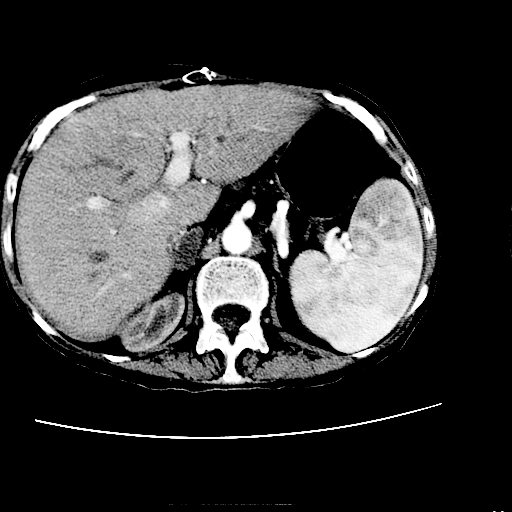
#> input picture scan.bmp, 512 x 512 px
$ python grafik_numpy.py.py
#> lines starting #> are read from the running program, lines starting #| are printed output that depends on the picture
import numpy as np
import cv2
import matplotlib.pyplot as plt

# Load image
I = cv2.imread('scan.bmp', cv2.IMREAD_GRAYSCALE)  # Load image in grayscale
#> I is the input picture: shape (512, 512); min 0, max 255, mean 57
Ny, Nx = I.shape
#> Ny = 512; Nx = 512

# Display original image
plt.figure(1)
plt.imshow(I, cmap='gray')
plt.title('Original Image')
plt.axis('off')

# Add Gaussian noise
J = I + np.random.normal(0, 0.2, I.shape).astype(np.uint8)  # Add Gaussian noise
plt.figure(2)
plt.imshow(J, cmap='gray')
plt.title('Image with Gaussian Noise')
plt.axis('off')

J = J.astype(np.float64)  # Convert to double
method = 'pm2'
K = 10
iter = 50
dt = 0.2

for i in range(iter):
    # Calculate gradient in all directions (N, S, E, W)
    In = np.vstack((J[0, :], J[:-1, :])) - J
    Is = np.vstack((J[1:, :], J[-1, :])) - J
    Ie = np.hstack((J[:, 1:], J[:, -1].reshape(-1, 1))) - J
    Iw = np.hstack((J[:, 0].reshape(-1, 1), J[:, :-1])) - J

    if method == 'pm1':
        Cn = np.exp(-(np.abs(In) / K) ** 2)
        Cs = np.exp(-(np.abs(Is) / K) ** 2)
        Ce = np.exp(-(np.abs(Ie) / K) ** 2)
        Cw = np.exp(-(np.abs(Iw) / K) ** 2)
    elif method == 'pm2':
        Cn = 1 / (1 + (np.abs(In) / K) ** 2)
        Cs = 1 / (1 + (np.abs(Is) / K) ** 2)
        Ce = 1 / (1 + (np.abs(Ie) / K) ** 2)
        Cw = 1 / (1 + (np.abs(Iw) / K) ** 2)
    else:
        raise ValueError(f'Unknown method "{method}"')

    J += dt * (Cn * In + Cs * Is + Ce * Ie + Cw * Iw)
#> this loop made 50 passes
#> pass 1, `In = np.vstack((J[0, :], J[:-1, :])) - J`:
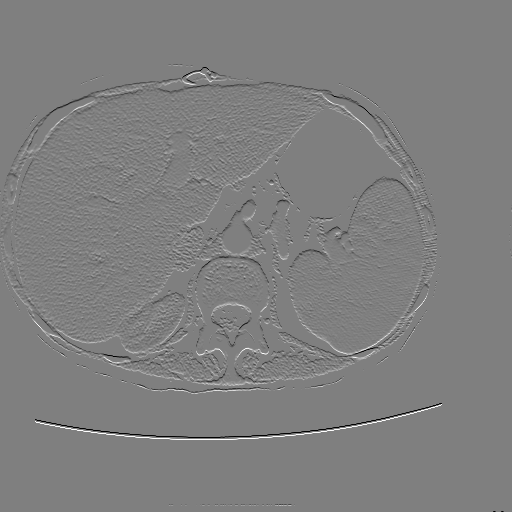
#> In: shape (512, 512) float64; min -255, max 255, mean 0; drawn with min black and max white
#> pass 1, `Is = np.vstack((J[1:, :], J[-1, :])) - J`:
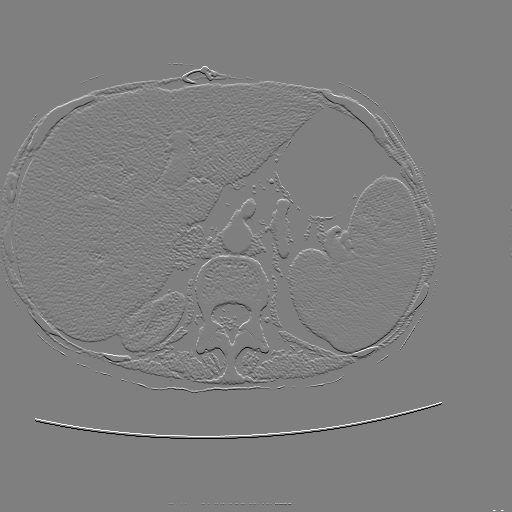
#> Is: shape (512, 512) float64; min -255, max 255, mean 0; drawn with min black and max white
#> pass 1, `Ie = np.hstack((J[:, 1:], J[:, -1].reshape(-1, 1))) - J`:
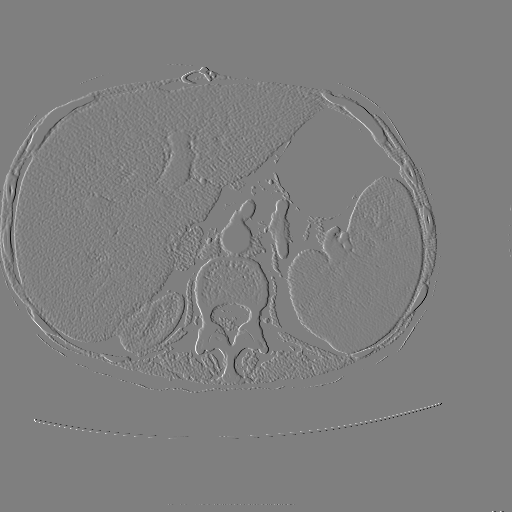
#> Ie: shape (512, 512) float64; min -255, max 255, mean 0; drawn with min black and max white
#> pass 1, `Iw = np.hstack((J[:, 0].reshape(-1, 1), J[:, :-1])) - J`:
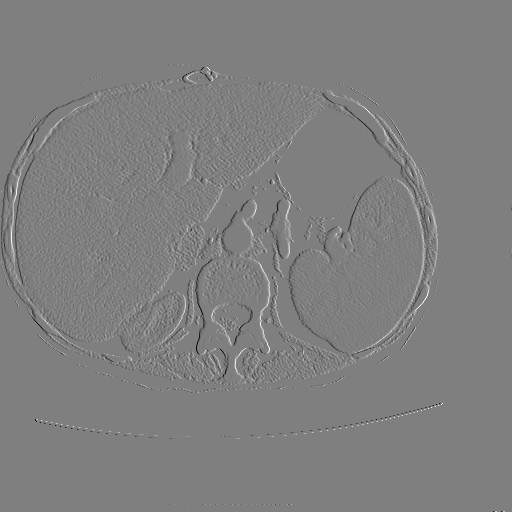
#> Iw: shape (512, 512) float64; min -255, max 255, mean 0; drawn with min black and max white
#> after the loop:
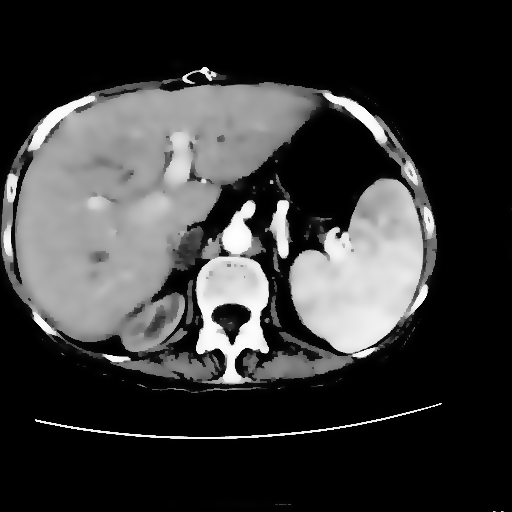
#> J: shape (512, 512) float64; min 0, max 254.9, mean 57

# Display the final image
plt.figure(3)
plt.imshow(J, cmap='gray')
plt.title('Processed Image')
plt.axis('off')
plt.show()

$ run again, with brain.bmp copied over scan.bmp
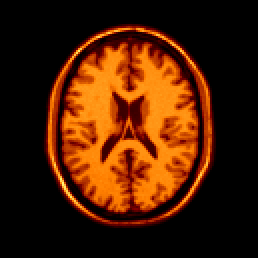
#> input picture brain.bmp, 129 x 129 px (shown 2 times larger)
#> the loop `for i in range(iter):` made 50 passes
#> pass 1, `Iw = np.hstack((J[:, 0].reshape(-1, 1), J[:, :-1])) - J`:
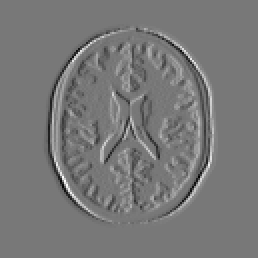
#> Iw: shape (129, 129) float64 (shown 2 times larger); min -146, max 164, mean 0; drawn with min black and max white
#> after the loop `for i in range(iter):`:
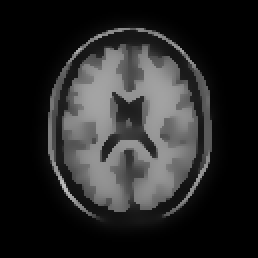
#> J: shape (129, 129) float64 (shown 2 times larger); min 0, max 186.5, mean 39.4

$ run again, with WhatsApp Image 2025-06-16 at 12.37.52.jpeg saved as scan.bmp
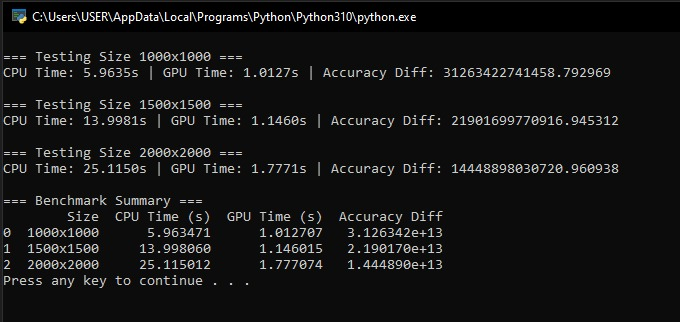
#> input picture WhatsApp Image 2025-06-16 at 12.37.52.jpeg, 680 x 322 px
#> the loop `for i in range(iter):` made 50 passes
#> pass 1, `Iw = np.hstack((J[:, 0].reshape(-1, 1), J[:, :-1])) - J`:
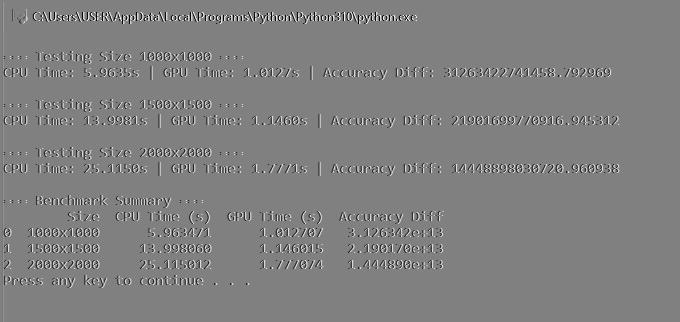
#> Iw: shape (322, 680) float64; min -230, max 226, mean 0; drawn with min black and max white
#> after the loop `for i in range(iter):`:
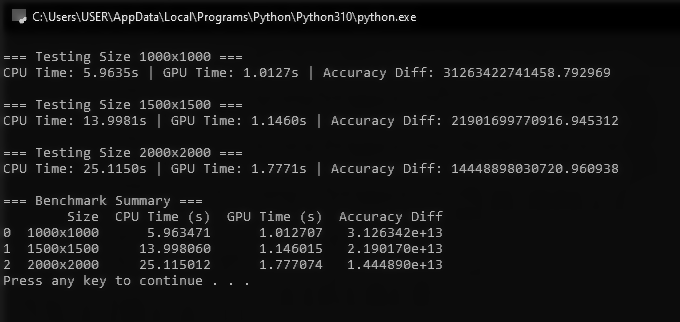
#> J: shape (322, 680) float64; min 0.0127, max 239.7, mean 21.3
